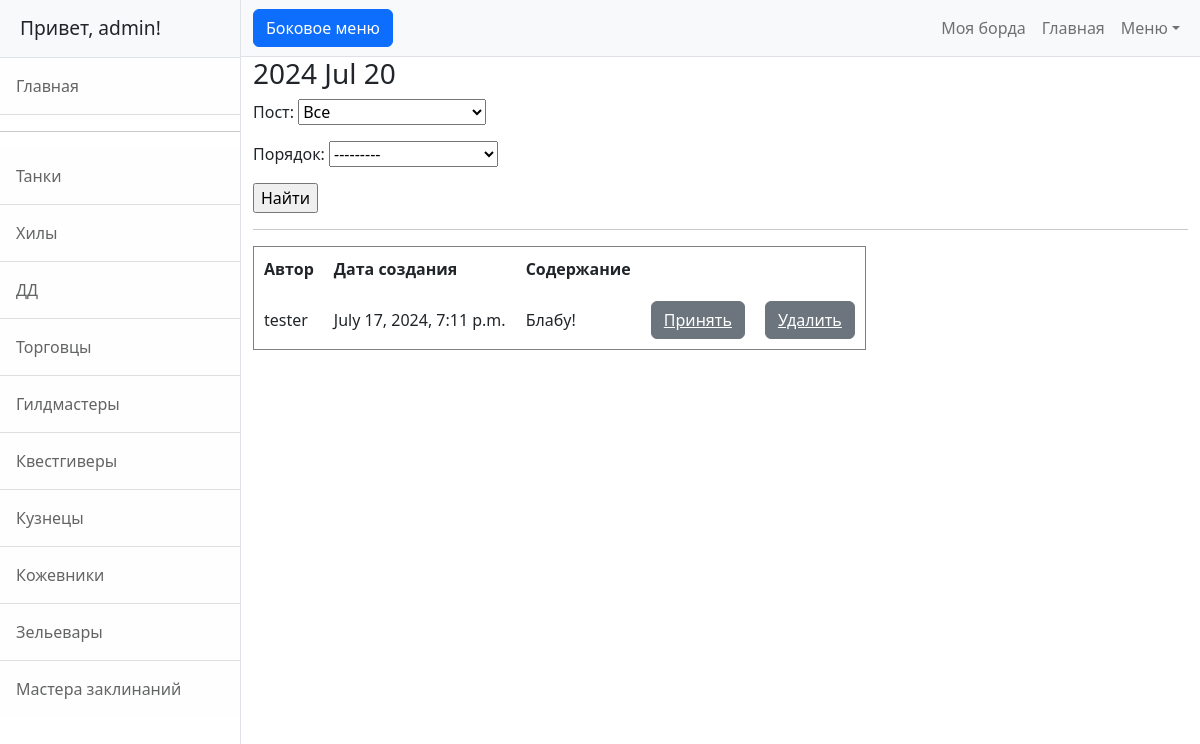
Page /board/admin?post=&o= (signed in) on the earlier database version.
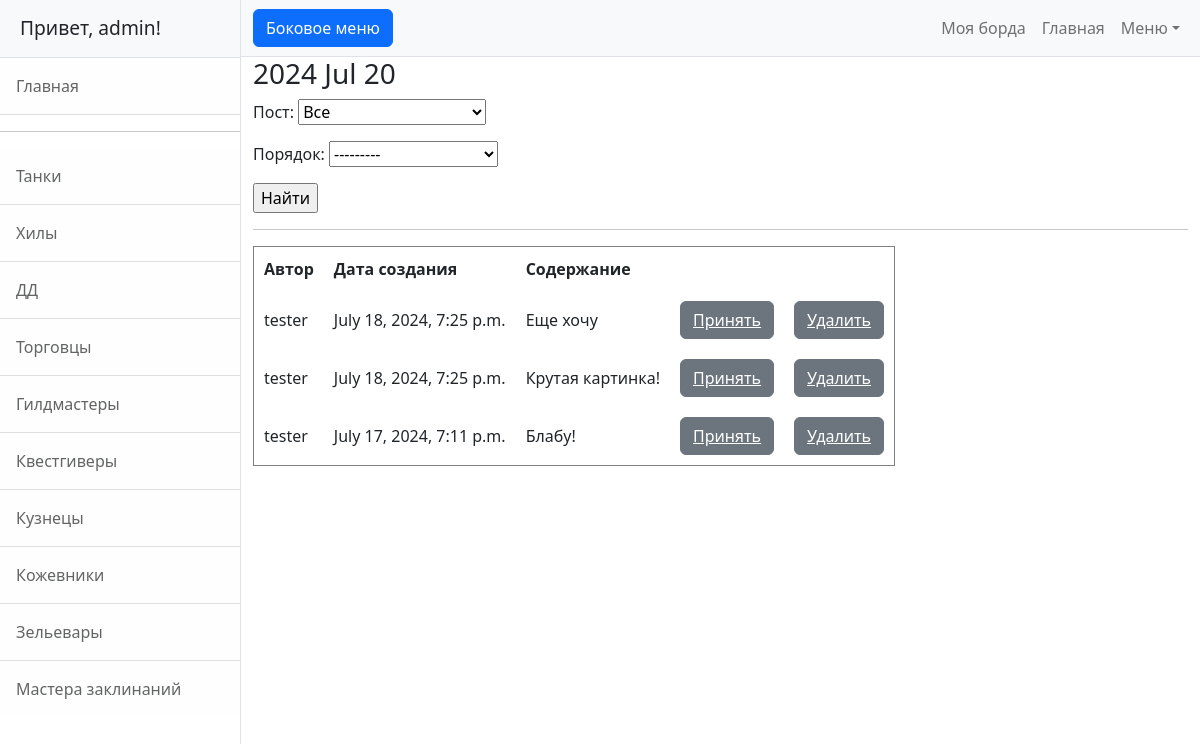
Same page on the later database version.
### board/models.py (models this page shows, shortened)
class Reply(models.Model):
    author = models.ForeignKey(User, on_delete=models.CASCADE)
    created = models.DateTimeField(auto_now_add=True)
    post = models.ForeignKey(Post, on_delete=models.CASCADE)
    text = models.TextField()
    accept = models.BooleanField(default=False)

### board/views.py (the view)
# urls.py: path('board/<str:username>', BoardReplyList.as_view(), name='board'),
class BoardReplyList(ListView):
    model = Reply
    template_name = 'board.html'
    context_object_name = 'replies'
    ordering = '-created'
    paginate_by = 10
    def get_queryset(self):
        queryset = super().get_queryset().exclude(author=self.request.user)
        self.filterset = ReplyFilter(self.request.GET, queryset)
        if self.request.GET:
            return self.filterset.qs
        return Reply.objects.none()
    def get_context_data(self, **kwargs):
        context = super().get_context_data(**kwargs)
        context['filterset'] = self.filterset
        return context

### board/models.py (called while the page is built)
    def __str__(self):  # настройка отображения на страницах
        return f'{self.title[:20]}'

### board/templatetags/custom_tags.py (called while the page is built)
@register.simple_tag()
def current_time(format_string='%Y-%m-%d'):
    return datetime.utcnow().strftime(format_string)

### templates/board.html (shortened to what this page needs)
{% extends 'flatpages/default.html' %}
{% load custom_tags %}
{% load custom_filters %}
{% block content %}
    <h3>{% current_time '%Y %b %d' %}</h3>
    <form action="" method="get">
        {{ filterset.form.as_p }}
        <input type="submit" value="Найти" />
    </form>
    <hr>
{% if replies %}
    <table cellspacing="15" cellpadding="10" border="1">
        <tr>
            <td><b>Автор</b></td>
            <td><b>Дата создания</b></td>
            <td><b>Содержание</b></td>
        </tr>
        {% for reply in replies %}
        <tr>
            <td>{{ reply.author }}</td>
            <td>{{ reply.created }}</td>
            <td>{{ reply.text|censor }}</td>
            {% if not reply.accept %}
                <td><a href="{% url 'reply_accept' reply.id %}" class="btn btn-secondary"><u>Принять</u></a></td>
            {% else %}
                <td><span class="btn btn-primary">Принято</span></td>
            {% endif %}
            <td><a href="{% url 'reply_delete' reply.id %}" class="btn btn-secondary"><u>Удалить</u></a></td>
        </tr>
        {% endfor %}
    </table>
{% else %}
    <h2>Откликов нет</h2>
{% endif %}
{% endblock content %}

Differences in the rows shown:
added Reply: author "tester", created "July 18, 2024, 7:25 p.m.", text|censor "Еще хочу", accept "Принять"
added Reply: author "tester", created "July 18, 2024, 7:25 p.m.", text|censor "Крутая картинка!", accept "Принять"
